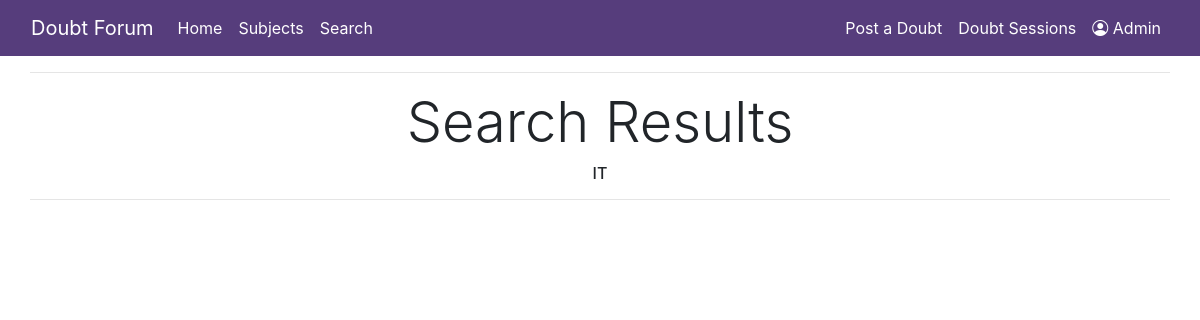
The page /IT/ on the database as committed earlier.
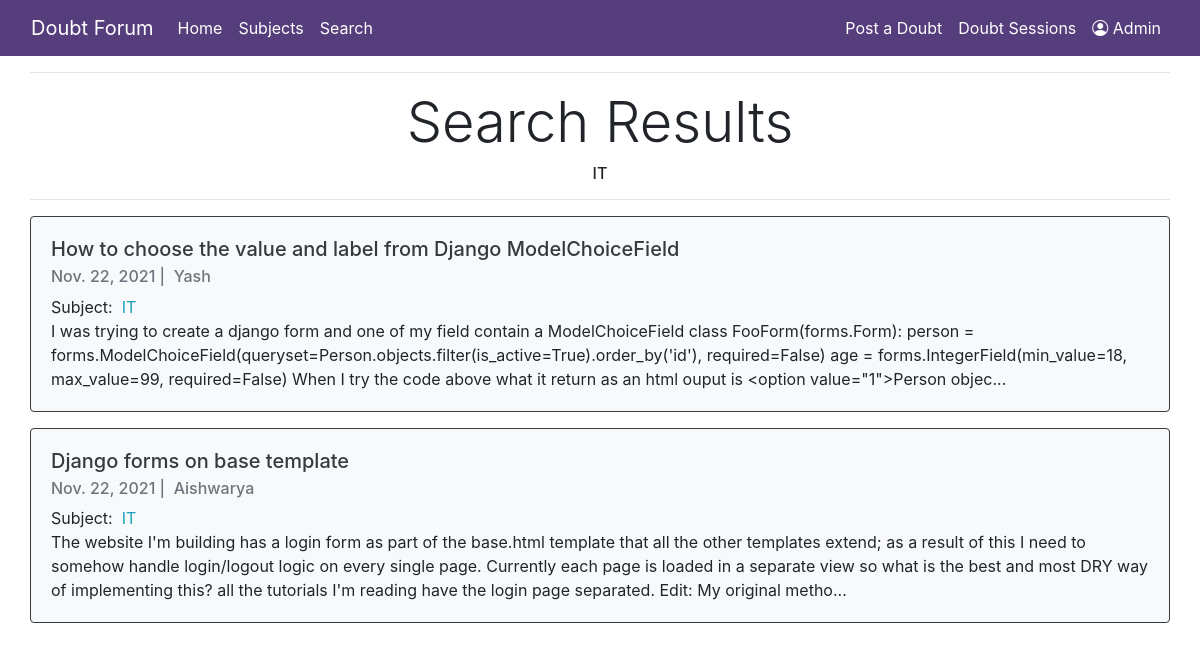
The same page on the database as committed later.
### DoubtForum/models.py (models this page shows, shortened)
class Doubt(models.Model):
    author = models.CharField(max_length=20)
    title = models.CharField(max_length=160)
    body = models.TextField()
    link = models.CharField(max_length=50, null=True, blank=True)
    created_on = models.DateTimeField(auto_now_add=True)
    subject = models.ManyToManyField('Subject', related_name='doubts')

class Subject(models.Model):
    name = models.CharField(max_length=20)

### DoubtForum/views.py (the view)
# urls.py: path('<tag>/', tagged_doubts, name='tagged_doubts')
def tagged_doubts(request, tag):
    doubts = Doubt.objects.filter(
        subject__name__contains=tag
    ).order_by(
        '-created_on'
    )
    context = {
        "query": tag,
        "doubts": doubts
    }
    return render(request, "searchResults.html", context)

### templates/searchResults.html (shortened to what this page needs)
<!DOCTYPE html>
    {% extends "base.html" %}
    {% block page_content %}
    <div class="col-md-12">
        <hr>
        <div class="page-header text-center mt-3">
            <h1 class="display-4">Search Results</h1>
            <h6>{{ query }}</h6>
        </div>
        <hr>
        {% for doubt in doubts %}
        <div class="card border-dark bg-light mb-3">
            <div class="card-body">
                <h5 class="card-title"><a href="{% url 'doubt_complete' doubt.pk%}" class="text-dark">{{ doubt.title }}</a></h5>
                <h6 class="card-subtitle mb-2 text-muted">
                    {{ doubt.created_on.date }} |&nbsp; {{ doubt.author }} </h6>
                    Subject:&nbsp;
                    {% for tag in doubt.subject.all %}
                    <a href="{% url 'tagged_doubts' tag.name %}" class="text-info">
                        {{ tag.name }}
                    </a>&nbsp;
                    {% endfor %}
                <p class="card-text">{{ doubt.body | slice:":400" }}...</p>
            </div>
        </div>
        {% endfor %}
    </div>
    {% endblock %}

Rows that differ between the two databases and show on the page:
added Doubt: title "How to choose the value and label from Django ModelChoiceField", created_on "Nov. 22, 2021", author "Yash", body "I was trying to create a django form and one of my field contain a ModelChoiceField class FooForm(forms.Form): person = forms.ModelChoiceField(queryset=Person.objects.filter(is_active=True).order_by('id'), required=False) age = forms.IntegerField(min_value=18, max_value=99, required=False) When I try the code above what it return as an html ouput is <option value=\"1\">Person objec"
now on this page (row edited): Subject: name "IT"
now on this page (row edited): Doubt: title "Django forms on base template", created_on "Nov. 22, 2021", author "Aishwarya", body "The website I'm building has a login form as part of the base.html template that all the other templates extend; as a result of this I need to somehow handle login/logout logic on every single page. Currently each page is loaded in a separate view so what is the best and most DRY way of implementing this? all the tutorials I'm reading have the login page separated. Edit: My original metho"
